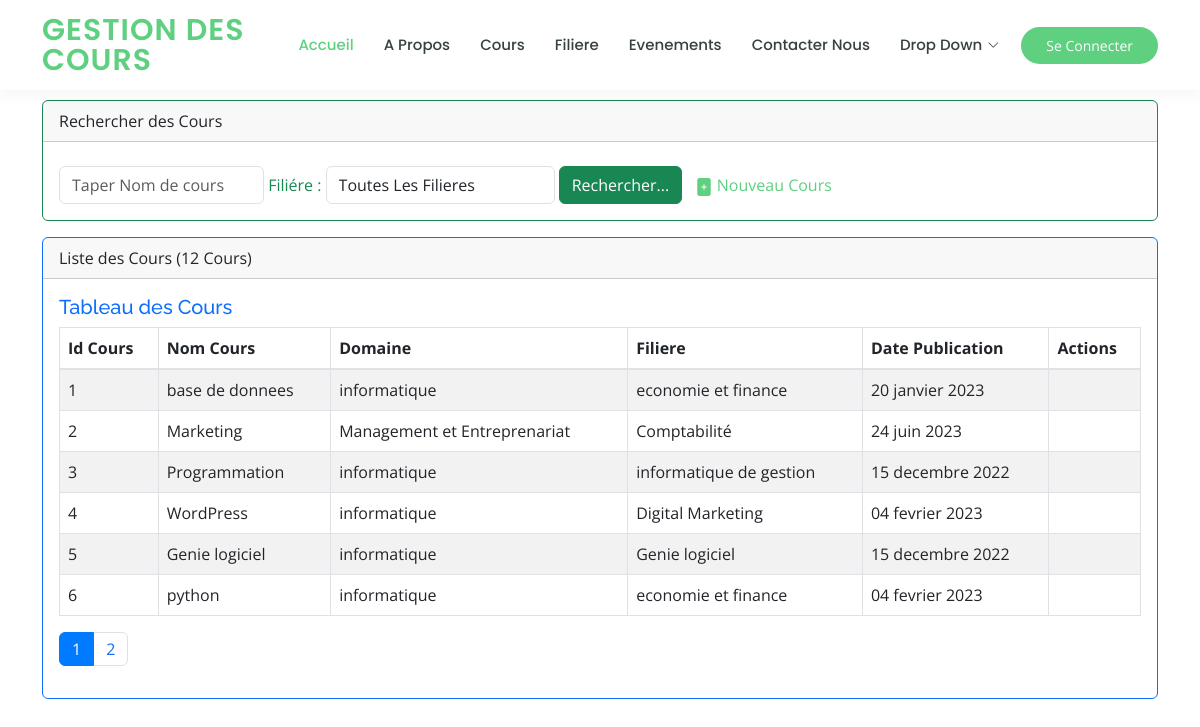
The app's page /pages/cours.php with its own data.
### tables this page shows
Create table cours(
    idCours int(4) auto_increment primary key,
    nomCours varchar(50),
    domaine varchar(50),
    datepublication varchar(50),
    idFiliere int(4)
);

create table filiere (
    idFiliere int(4) auto_increment primary key,
    nomFilere varchar(50),
    niveau  varchar(50)

);

### pages/cours.php (the view, shortened to what this page needs)
<?php
  require_once("connectiondb.php");
   $nomcours=isset($_GET['nomcours'])?$_GET['nomcours']:"";
   $idFiliere=isset($_GET['idFiliere'])?$_GET['idFiliere']:0;
   $size=isset($_GET['size'])?$_GET['size']:6;
      $page=isset($_GET['page'])?$_GET['page']:1;
   $offset=($page-1)*$size;
   if($idFiliere==0) {
   $requeteCours="select idCours,nomCours,domaine,datepublication,nomFilere
    from filiere as f,cours as c
    where f.idFiliere=c.idFiliere
    and nomCours like '%$nomcours%'
    limit $size offset $offset";
   $requeteCount="select count(*) CountC from cours where nomCours like '%$nomcours%'";
  }
             $resultatCours=$pdo->query($requeteCours);
             $resultatCount=$pdo->query($requeteCount);
             $tabCount=$resultatCount->fetch();
             $nbrCours=$tabCount['CountC'];
             $reste=$nbrCours % $size;
             if ($reste===0)
              $nbrpage=$nbrCours/$size;
                  else
                  $nbrpage=floor($nbrCours/$size)+1;
?>
<!DOCTYPE html>
<html lang="en">
<head>
     <link rel="stylesheet" href="https://cdn.jsdelivr.net/npm/bootstrap@4.6.2/dist/css/bootstrap.min.css">
  <link href="../assets/vendor/animate.css/animate.min.css" rel="stylesheet">
  <link href="../assets/vendor/bootstrap/css/bootstrap.min.css" rel="stylesheet">
  <link href="../assets/vendor/bootstrap-icons/bootstrap-icons.css" rel="stylesheet">
  <link href="../assets/vendor/boxicons/css/boxicons.min.css" rel="stylesheet">
  <link href="../assets/vendor/remixicon/remixicon.css" rel="stylesheet">
  <link href="../assets/vendor/swiper/swiper-bundle.min.css" rel="stylesheet">
  <link href="../assets/css/style.css" rel="stylesheet">
</head>
<body>
  <header id="header" class="fixed-top">
    <div class="container d-flex align-items-center">
      <h1 class="logo me-auto"><a href="Accueil.php">Gestion des Cours</a></h1>
      <nav id="navbar" class="navbar order-last order-lg-0">
        <ul>
          <li><a class="active" href="Accueil.php">Accueil</a></li>
          <li><a href="Aboutt.php">A Propos </a></li>
          <li><a href="cours.php">Cours</a></li>
          <li><a href="filiere.php">Filiere</a></li>
          <li><a href="events.html">Evenements</a></li>
          <li><a href="contact.php">Contacter Nous</a></li>
          <li class="dropdown"><a href="#"><span>Drop Down</span> <i class="bi bi-chevron-down"></i></a>
          </li>
        </ul>
      </nav>
      <a href="courses.html" class="get-started-btn">Se Connecter</a>
    </div>
  </header>
    <div class="container" style="margin-top: 100px;">
        <div class="card border-success mb-3 margetop" style="max-width: 180rem;">
           <div class="card-header t2"> Rechercher des Cours </div>
            <div class="card-body text-success">
                  <form method="get" action="cours.php"  class="form-inline">
                    <div class="form-group">
                    <input type="text" name="nomcours" placeholder="Taper Nom de cours"
                    class="form-control"
                    value="<?php echo $nomcours ?>"/>
                    </div>  &nbsp
                          <label for="idFiliere"> Filiére :</label> &nbsp
                    <select name="idFiliere" class="form-control" id="idFiliere" onchange="this.form.submit()">
                        <option value=0> Toutes Les Filieres </option>
                    </select>
                    <button type="submit" class="btn btn-success">
                      Rechercher...</button> &nbsp &nbsp
                      <a href="NouveauCours.php"> <svg xmlns="http://www.w3.org/2000/svg" width="18" height="18" fill="currentColor" class="bi bi-file-plus-fill" viewBox="0 0 16 16">
  <path d="M12 0H4a2 2 0 0 0-2 2v12a2 2 0 0 0 2 2h8a2 2 0 0 0 2-2V2a2 2 0 0 0-2-2zM8.5 6v1.5H10a.5.5 0 0 1 0 1H8.5V10a.5.5 0 0 1-1 0V8.5H6a.5.5 0 0 1 0-1h1.5V6a.5.5 0 0 1 1 0z"/>
</svg> </i>Nouveau Cours</a>
                       </form>
        </div>
          </div>
          <div class="card border-primary mb-3 margetop" style="max-width: 180rem;">
           <div class="card-header t1">Liste des Cours (<?php echo $nbrCours ?> Cours)</div>
            <div class="card-body text-primary">
                <h5 class="card-title"> Tableau des Cours</h5>
                  <table class="table table-striped  table-bordered">
                    <thead>
                       <tr>
                         <th>Id Cours</th> <th>Nom Cours</th> <th> Domaine</th> <th> Filiere</th>
                          <th>Date Publication</th>
                         <th> Actions</th>
                       </tr>
                    </thead>
                       <tbody>
                             <?php  while($cours=$resultatCours->fetch()) {?>
                              <tr>
                                <td> <?php echo $cours['idCours'] ?></td>
                                <td> <?php echo $cours['nomCours'] ?></td>
                                <td><?php echo $cours['domaine'] ?></td>
                                <td><?php echo $cours['nomFilere'] ?></td>
                                <td><?php echo $cours['datepublication'] ?></td>
                                <td>
                                    </td>
                              </tr>
                              <?php } ?>
                       </tbody>
                  </table>
                  <div>
                  <nav aria-label="Page navigation example">
                    <ul class="pagination pagination-md">
                    <?php for($i=1;$i<=$nbrpage;$i++) {  ?>
                       <li class="page-item  <?php if($i==$page) echo 'active' ?>"  >
                        <a  class="page-link" href="cours.php?page=<?php echo $i;?>&nomCours=<?php echo $nomcours ?>
                        &idFiliere=<?php echo $idFiliere ?>">
                          <?php     echo $i;   ?> </a> </li>
                      <?php  } ?>
                      </ul>
                  </nav>
                 </div>
        </div>
          </div>
    </div>
</body>
</html>

### assets/css/style.css (style rules this page uses)
body { font-family: "Open Sans", sans-serif; color: #444444; }
a { color: #5fcf80; text-decoration: none; }
h1, h2, h3, h4, h5, h6 { font-family: "Raleway", sans-serif; }
#header { background: #fff; transition: all 0.5s; z-index: 997; padding: 15px 0; box-shadow: 0px 0 18px rgba(55, 66, 59, 0.08); }
#header .logo { font-size: 30px; margin: 0; padding: 0; line-height: 1; font-weight: 600; letter-spacing: 1px; text-transform: uppercase; font-family: "Poppins", sans-serif; }
#header .logo a { color: #5fcf80; }
.get-started-btn { margin-left: 22px; background: #5fcf80; color: #fff; border-radius: 50px; padding: 8px 25px; white-space: nowrap; transition: 0.3s; font-size: 14px; display: inline-block; }
.navbar { padding: 0; }
.navbar ul { margin: 0; padding: 0; display: flex; list-style: none; align-items: center; }
.navbar li { position: relative; }
.navbar a, .navbar a:focus { display: flex; align-items: center; justify-content: space-between; padding: 10px 0 10px 30px; font-family: "Poppins", sans-serif; font-size: 15px; font-weight: 500; color: #37423b; white-space: nowrap; transition: 0.3s; }
.navbar a i, .navbar a:focus i { font-size: 12px; line-height: 0; margin-left: 5px; }
.navbar a:hover, .navbar .active, .navbar .active:focus, .navbar li:hover>a { color: #5fcf80; }

### records on screen
cours: idCours "1", nomCours "base de donnees", domaine "informatique", idFiliere.nomFilere "economie et finance", datepublication "20 janvier 2023"
cours: idCours "2", nomCours "Marketing", domaine "Management et Entreprenariat", idFiliere.nomFilere "Comptabilité", datepublication "24 juin 2023"
cours: idCours "3", nomCours "Programmation", domaine "informatique", idFiliere.nomFilere "informatique de gestion", datepublication "15 decembre 2022"
cours: idCours "4", nomCours "WordPress", domaine "informatique", idFiliere.nomFilere "Digital Marketing", datepublication "04 fevrier 2023"
cours: idCours "5", nomCours "Genie logiciel", domaine "informatique", idFiliere.nomFilere "Genie logiciel", datepublication "15 decembre 2022"
cours: idCours "6", nomCours "python", domaine "informatique", idFiliere.nomFilere "economie et finance", datepublication "04 fevrier 2023"

### other values on screen
$nbrCours "12"
